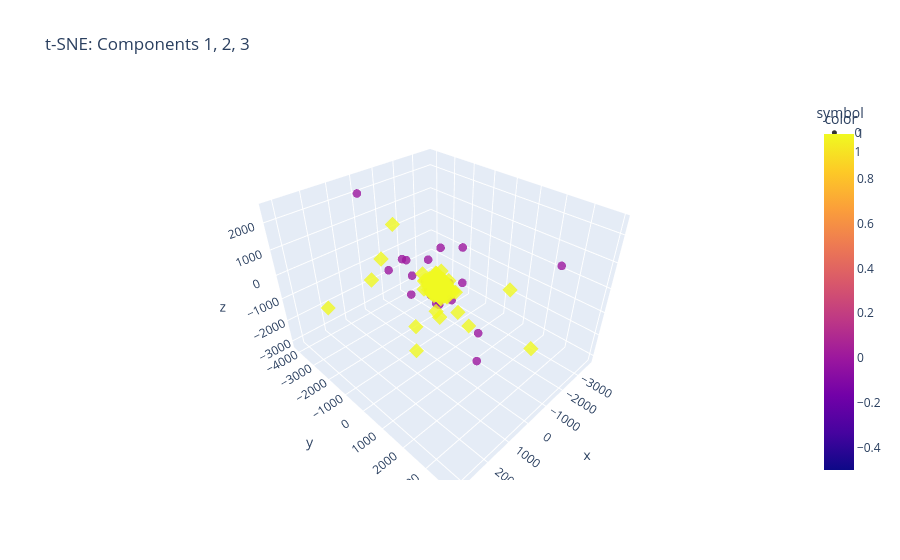
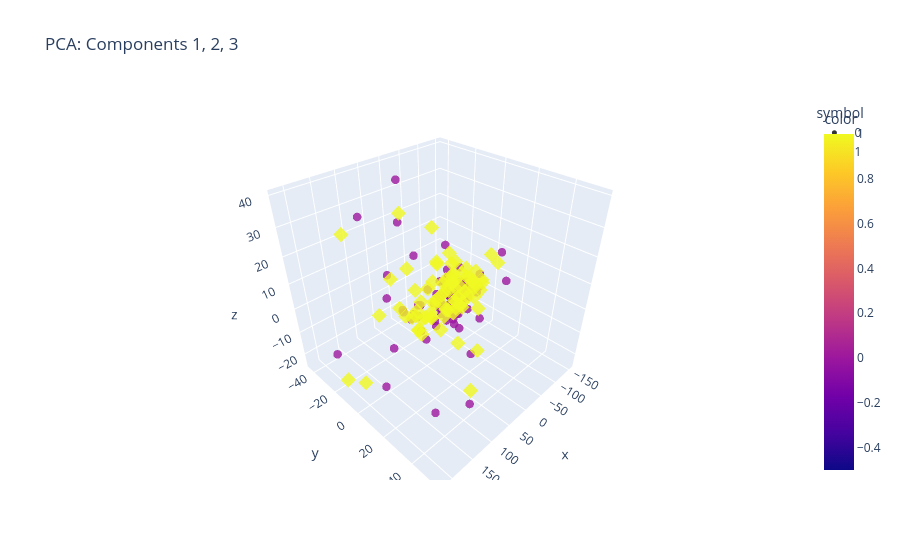
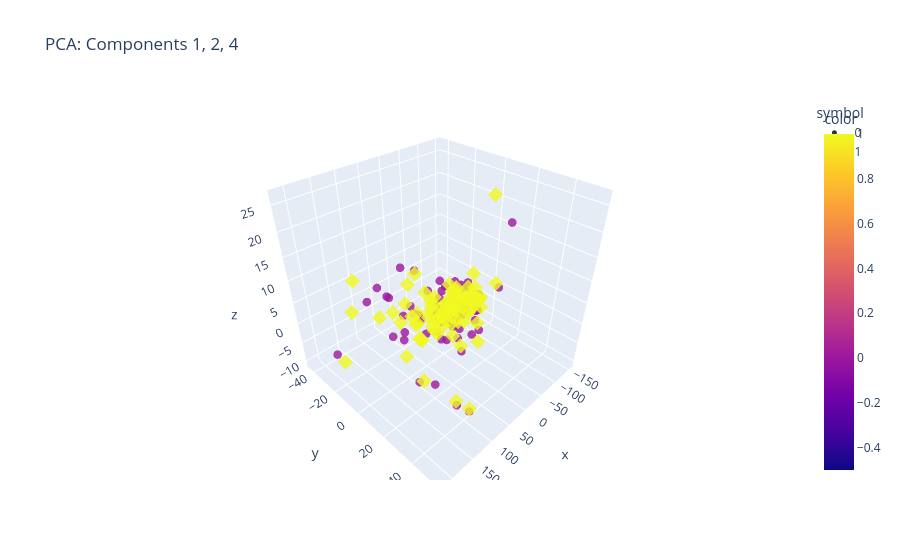
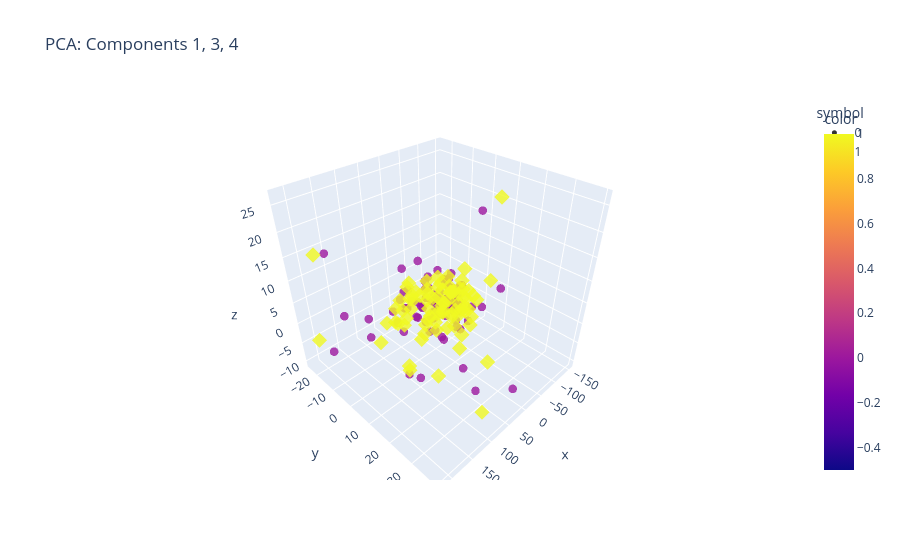

Here is the notebook cell these charts were saved with, in order:
### Code cell
plot_all_3D_tsne_pca(X_tsne, X_pca, y_encoded)
